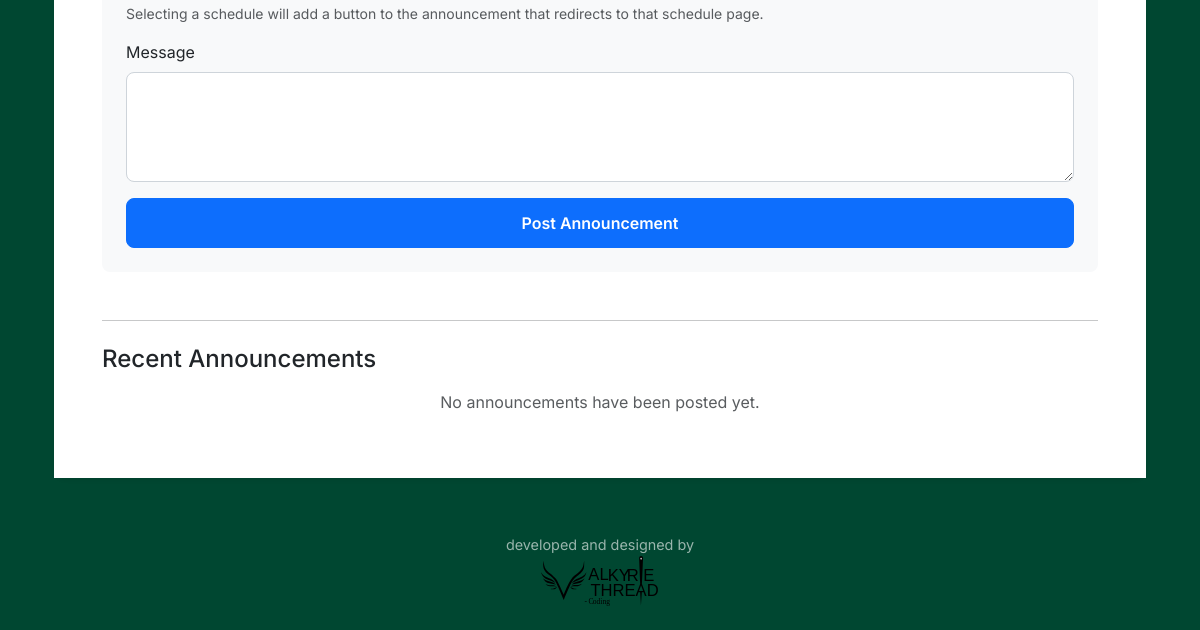
The page /announcements (signed in, lower part) on the database as committed earlier.
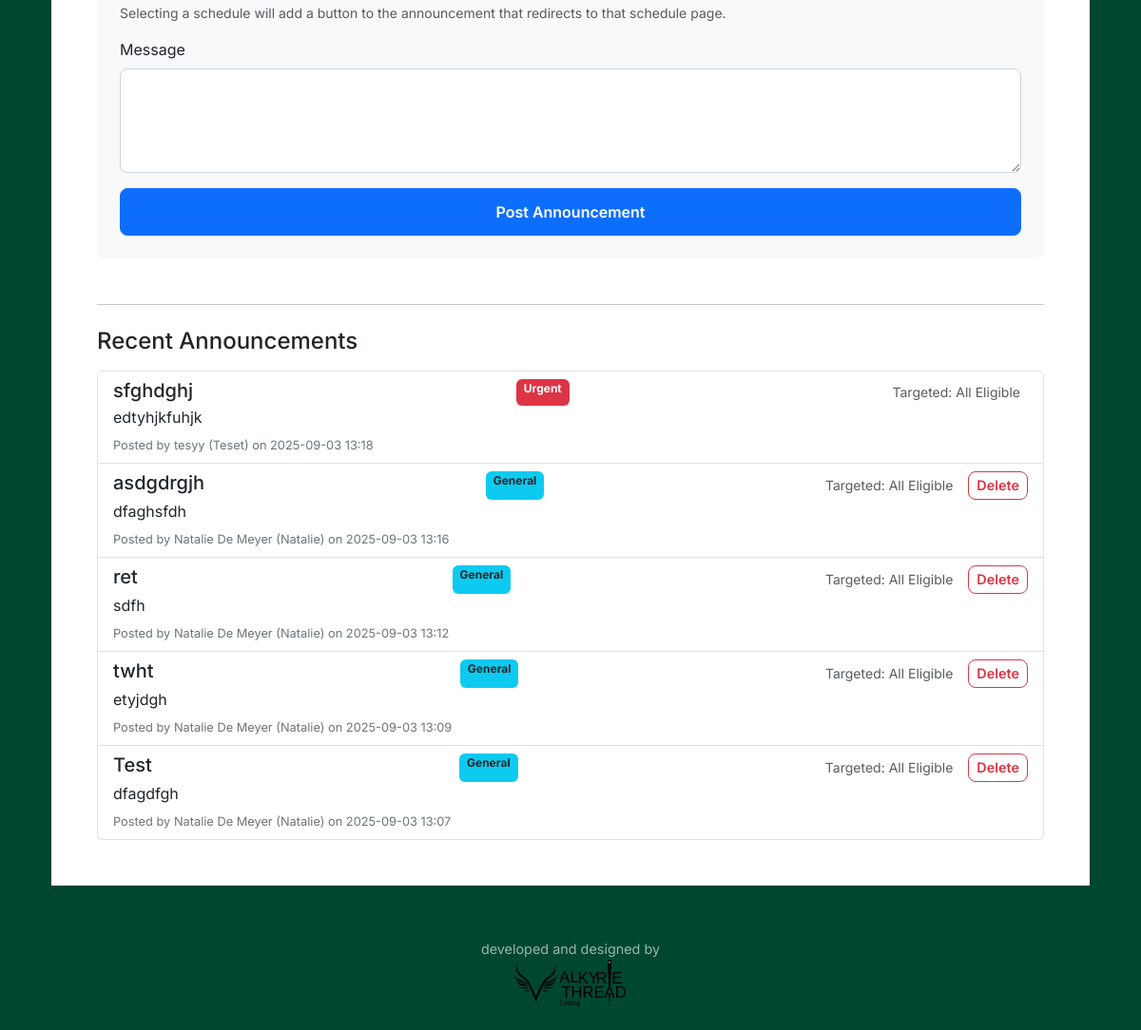
The same page on the database as committed later.
### app.py (models this page shows)
class Announcement(db.Model):
    id = db.Column(db.Integer, primary_key=True)
    user_id = db.Column(db.Integer, db.ForeignKey('user.id'), nullable=False)
    title = db.Column(db.String(100), nullable=False)
    message = db.Column(db.Text, nullable=False)
    category = db.Column(db.String(50), nullable=False, default='General')
    timestamp = db.Column(db.DateTime, nullable=False, default=datetime.utcnow)
    viewers = db.relationship('User', secondary=announcement_view, back_populates='seen_announcements', lazy='dynamic')
    target_roles = db.relationship('Role', secondary=announcement_roles, backref=db.backref('targeted_announcements', lazy='dynamic'))
    action_link = db.Column(db.String(255), nullable=True) # URL endpoint for actionable announcements

class User(db.Model, UserMixin):
    id = db.Column(db.Integer, primary_key=True)
    username = db.Column(db.String(20), unique=True, nullable=False)
    full_name = db.Column(db.String(100), nullable=False)
    password = db.Column(db.String(60), nullable=False)
    password_reset_requested = db.Column(db.Boolean, nullable=False, default=False)
    last_seen = db.Column(db.DateTime, default=datetime.utcnow)
    force_logout_requested = db.Column(db.Boolean, default=False)
    is_suspended = db.Column(db.Boolean, default=False, nullable=False)
    suspension_end_date = db.Column(db.Date, nullable=True)
    suspension_document_path = db.Column(db.String(255), nullable=True) # Path to the uploaded document
    roles = db.relationship('Role', secondary=user_roles, backref=db.backref('users', lazy='dynamic'))
    counts = db.relationship('Count', backref='user', lazy=True)
    announcements = db.relationship('Announcement', backref='user', lazy=True)
    seen_announcements = db.relationship('Announcement', secondary=announcement_view, back_populates='viewers', lazy='dynamic')
    @property
    def role_names(self):
        return [role.name for role in self.roles]
    def has_role(self, role_name):
        return role_name in self.role_names

### app.py (the view, shortened to what this page needs)
@app.route('/announcements', methods=['GET', 'POST'])
@login_required
def announcements():
    all_roles = Role.query.order_by(Role.name).all()
    actionable_schedule_views = [
        {'value': 'personal', 'label': 'My Schedule'},
        {'value': 'boh', 'label': 'Back of House Schedule'},
        {'value': 'foh', 'label': 'Front of House Schedule'},
        {'value': 'managers', 'label': 'Managers Schedule'},
        {'value': 'bartenders', 'label': 'Bartenders Only Schedule'},
        {'value': 'waiters', 'label': 'Waiters Only Schedule'},
        {'value': 'skullers', 'label': 'Skullers Only Schedule'},
    ]
    user_roles_ids = [role.id for role in current_user.roles]
    announcements_for_display = Announcement.query.outerjoin(Announcement.target_roles) \
                                                  .filter(or_(
                                                      db.not_(Announcement.target_roles.any()),
                                                      Role.id.in_(user_roles_ids),
                                                      Announcement.user_id == current_user.id
                                                  )) \
                                                  .distinct() \
                                                  .order_by(Announcement.id.desc()) \
                                                  .all()
    return render_template('announcements.html',
                           announcements=announcements_for_display,
                           all_roles=all_roles,
                           actionable_schedule_views=actionable_schedule_views)

### app.py (called while the page is built)
@login_manager.user_loader
def load_user(user_id):
    return User.query.get(int(user_id))

### templates/announcements.html (shortened to what this page needs)
{% extends "base.html" %}
{% block content %}
<div class="container mt-4">
    <div class="card shadow-sm">
        <div class="card-body p-4 p-md-5">
            <div class="p-4 rounded-3 mb-5" style="background-color: #f8f9fa;">
                <form action="{{ url_for('announcements') }}" method="POST">
                    <div class="mb-3">
                        <div class="form-text">Selecting a schedule will add a button to the announcement that redirects to that schedule page.</div>
                    </div>
                    <div class="mb-3">
                        <label for="message" class="form-label">Message</label>
                        <textarea id="message" name="message" rows="4" class="form-control" required>{{ request.form.get('message', '') }}</textarea>
                    </div>
                    <div class="d-grid">
                        <button type="submit" class="btn btn-primary">Post Announcement</button>
                    </div>
                </form>
            </div>
            <hr class="my-4">
             <div>
                <h4 class="mb-3">Recent Announcements</h4>
            </div>
            {% if announcements %}
            <div class="list-group">
                {% for announcement in announcements %}
                <div class="list-group-item list-group-item-action flex-column align-items-start announcement-item">
                    <div class="d-flex w-100 justify-content-between">
                        <h5 class="mb-1">{{ announcement.title }}</h5>
                         <span class="badge
                            {% if announcement.category == 'Urgent' %}bg-danger
                            {% elif announcement.category == 'Late Arrival' %}bg-warning text-dark
                            {% else %}bg-info text-dark{% endif %}">{{ announcement.category }}</span>
                        <div class="actions d-flex align-items-center">
                            {% if announcement.target_roles %}
                                <small class="text-muted me-2">Targeted:
                                    {% for role in announcement.target_roles %}
                                        {{ role.name.replace('_', ' ').title() }}{% if not loop.last %}, {% endif %}
                                    {% endfor %}
                                </small>
                            {% else %}
                                <small class="text-muted me-2">Targeted: All Eligible</small>
                            {% endif %}
                            {% if current_user.id == announcement.user_id or current_user.has_role('system_admin') or current_user.has_role('general_manager') %}
                            <form action="{{ url_for('delete_announcement', announcement_id=announcement.id) }}" method="post" class="mb-0 ms-2">
                                <button type="submit" class="btn btn-sm btn-outline-danger" onclick="return confirm('Are you sure you want to delete this announcement?')">Delete</button>
                            </form>
                            {% endif %}
                        </div>
                    </div>
                    <p class="mb-1">{{ announcement.message }}</p>
                    <small class="meta-text">Posted by {{ announcement.user.full_name }} ({{ announcement.user.username }}) on {{ announcement.timestamp.strftime('%Y-%m-%d %H:%M') }}</small>
                </div>
                {% endfor %}
            </div>
            {% else %}
            <p class="text-muted text-center">No announcements have been posted yet.</p>
            {% endif %}
        </div>
    </div>
</div>
{% endblock %}

### templates/base.html (shortened to what this page needs)
<!DOCTYPE html>
<html lang="en">
<head>
    <link href="https://cdn.jsdelivr.net/npm/bootstrap@5.3.0/dist/css/bootstrap.min.css" rel="stylesheet">
    <link rel="stylesheet" href="https://cdnjs.cloudflare.com/ajax/libs/font-awesome/6.4.0/css/all.min.css">
    <link href="{{ url_for('static', filename='styles.css') }}" rel="stylesheet">
</head>
<body class="d-flex flex-column min-vh-100">
    <div class="wrapper flex-grow-1">
        <main class="container mt-4">
            {% block content %}{% endblock %}
        </main>
    </div>
    <footer class="app-footer">
        <div class="container">
            <p class="mb-0">developed and designed by</p><img src="{{ url_for('static', filename='Valkyrie_Logo.svg') }}" alt="code by Valkyrie Thread" height="50">
        </div>
    </footer>
    {% if current_user.is_authenticated %}
    <div class="toast-container position-fixed bottom-0 end-0 p-3"></div>
    {% endif %}
</body>
</html>

### static/styles.css (style rules this page uses)
html { box-sizing: border-box; }
*, *::before, *::after { box-sizing: inherit; }
body { background-color: rgb(0 71 49); font-family: 'Inter', sans-serif; color: #343a40; }
.card { border: none; border-radius: 0.75rem; transition: box-shadow 0.3s ease, transform 0.3s ease; }
.card-body { background-color: white; }
.form-control, .form-select { border-radius: 0.5rem; border: 1px solid #ced4da; transition: border-color 0.2s ease, box-shadow 0.2s ease; }
.btn { border-radius: 0.5rem; font-weight: 600; padding: 0.75rem 1.25rem; transition: all 0.2s ease-in-out; }
.btn-primary { background-color: #0d6efd; border-color: #0d6efd; }
.announcement-item .meta-text { font-size: 0.8rem; color: #6c757d; }
.announcement-item .actions a, .announcement-item .actions button { font-size: 0.9rem; padding: 0.2rem 0.5rem; }
.app-footer { padding: 1.5rem 0; margin-top: 2rem; color: rgba(255, 255, 255, 0.6); text-align: center; font-size: 0.9rem; }

Rows that differ between the two databases and show on the page:
added Announcement: title "sfghdghj", category "Urgent", message "edtyhjkfuhjk", user.full_name "tesyy", user.username "Teset", timestamp "2025-09-03 13:18"
added Announcement: title "asdgdrgjh", category "General", message "dfaghsfdh", user.full_name "Natalie De Meyer", user.username "Natalie", timestamp "2025-09-03 13:16"
added Announcement: title "ret", category "General", message "sdfh", user.full_name "Natalie De Meyer", user.username "Natalie", timestamp "2025-09-03 13:12"
added Announcement: title "twht", category "General", message "etyjdgh", user.full_name "Natalie De Meyer", user.username "Natalie", timestamp "2025-09-03 13:09"
added Announcement: title "Test", category "General", message "dfagdfgh", user.full_name "Natalie De Meyer", user.username "Natalie", timestamp "2025-09-03 13:07"
Other text that changed with them:
text no longer shown: "No announcements have been posted yet."
